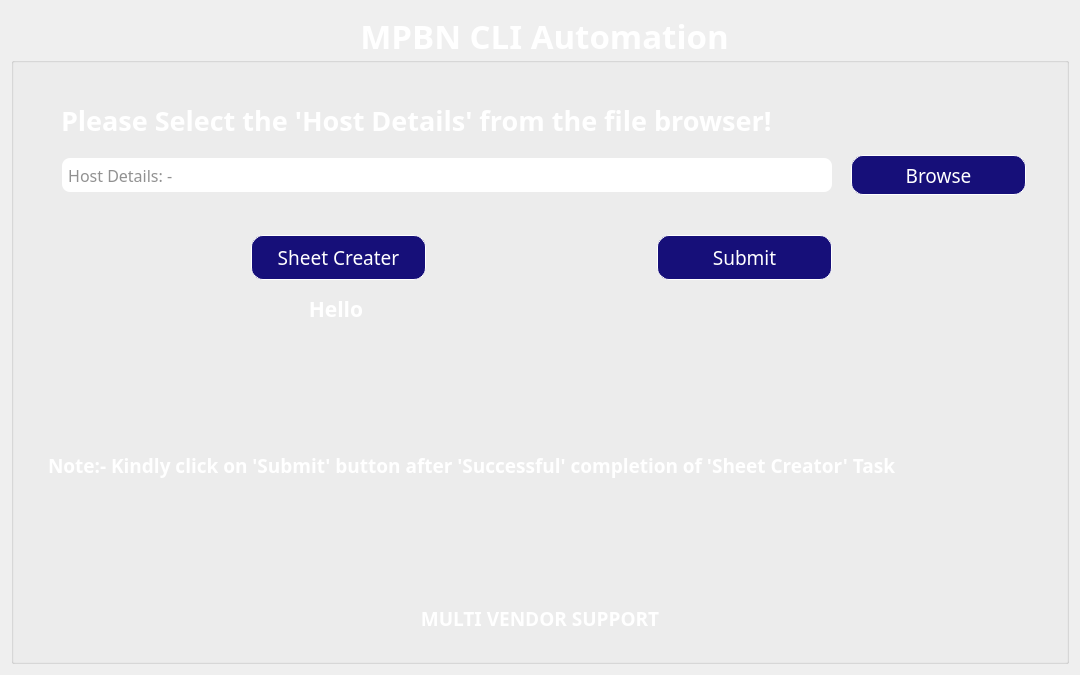
<?xml version="1.0" encoding="UTF-8"?>
<ui version="4.0">
 <class>CLI_automation_main_application_first_window</class>
 <widget class="QWidget" name="CLI_automation_main_application_first_window">
  <property name="geometry">
   <rect>
    <x>0</x>
    <y>0</y>
    <width>1080</width>
    <height>675</height>
   </rect>
  </property>
  <property name="minimumSize">
   <size>
    <width>1080</width>
    <height>675</height>
   </size>
  </property>
  <property name="maximumSize">
   <size>
    <width>1080</width>
    <height>675</height>
   </size>
  </property>
  <property name="baseSize">
   <size>
    <width>1080</width>
    <height>650</height>
   </size>
  </property>
  <property name="windowTitle">
   <string>CLI Automation</string>
  </property>
  <property name="windowIcon">
   <iconset resource="Application_GUI.qrc">
    <normaloff>:/Main_Application_window/ericsson-blue-icon-logo.ico</normaloff>:/Main_Application_window/ericsson-blue-icon-logo.ico</iconset>
  </property>
  <property name="styleSheet">
   <string notr="true">background-image: url(:/Main_Application_window/wp3610575-automation-wallpapers-1080x675-copy.png);</string>
  </property>
  <layout class="QGridLayout" name="gridLayout">
   <item row="0" column="0">
    <widget class="QGroupBox" name="groupBox">
     <property name="font">
      <font>
       <family>Ericsson Hilda</family>
       <pointsize>25</pointsize>
       <bold>true</bold>
      </font>
     </property>
     <property name="styleSheet">
      <string notr="true">background:transparent;
color:white;</string>
     </property>
     <property name="title">
      <string>MPBN CLI Automation</string>
     </property>
     <property name="alignment">
      <set>Qt::AlignCenter</set>
     </property>
     <layout class="QGridLayout" name="gridLayout_2">
      <item row="3" column="0">
       <widget class="QFrame" name="frame_2">
        <property name="frameShape">
         <enum>QFrame::StyledPanel</enum>
        </property>
        <property name="frameShadow">
         <enum>QFrame::Raised</enum>
        </property>
        <layout class="QGridLayout" name="gridLayout_4">
         <item row="1" column="0">
          <layout class="QHBoxLayout" name="horizontalLayout_3" stretch="0,0,0,0">
           <property name="sizeConstraint">
            <enum>QLayout::SetDefaultConstraint</enum>
           </property>
           <item>
            <widget class="QLabel" name="label_4">
             <property name="maximumSize">
              <size>
               <width>263</width>
               <height>62</height>
              </size>
             </property>
             <property name="styleSheet">
              <string notr="true">margin-left:20px;
padding-right:10px;</string>
             </property>
             <property name="text">
              <string/>
             </property>
             <property name="pixmap">
              <pixmap resource="Application_GUI.qrc">:/vendors_list/nokia-2023-seeklogo.com.png</pixmap>
             </property>
             <property name="scaledContents">
              <bool>true</bool>
             </property>
             <property name="alignment">
              <set>Qt::AlignCenter</set>
             </property>
            </widget>
           </item>
           <item>
            <widget class="QLabel" name="label">
             <property name="maximumSize">
              <size>
               <width>205</width>
               <height>120</height>
              </size>
             </property>
             <property name="baseSize">
              <size>
               <width>1</width>
               <height>3</height>
              </size>
             </property>
             <property name="styleSheet">
              <string notr="true">#label{
margin:10px;
padding-right:8px;
padding-left:12px;
}</string>
             </property>
             <property name="text">
              <string/>
             </property>
             <property name="pixmap">
              <pixmap resource="Application_GUI.qrc">:/vendors_list/cicso-systems-seeklogo.com.png</pixmap>
             </property>
             <property name="scaledContents">
              <bool>true</bool>
             </property>
             <property name="alignment">
              <set>Qt::AlignRight|Qt::AlignTop|Qt::AlignTrailing</set>
             </property>
            </widget>
           </item>
           <item>
            <widget class="QLabel" name="label_2">
             <property name="sizePolicy">
              <sizepolicy hsizetype="Ignored" vsizetype="Minimum">
               <horstretch>0</horstretch>
               <verstretch>0</verstretch>
              </sizepolicy>
             </property>
             <property name="maximumSize">
              <size>
               <width>193</width>
               <height>154</height>
              </size>
             </property>
             <property name="sizeIncrement">
              <size>
               <width>0</width>
               <height>116</height>
              </size>
             </property>
             <property name="styleSheet">
              <string notr="true">margin:0px;</string>
             </property>
             <property name="text">
              <string/>
             </property>
             <property name="pixmap">
              <pixmap resource="Application_GUI.qrc">:/vendors_list/huawei-1.png</pixmap>
             </property>
             <property name="scaledContents">
              <bool>true</bool>
             </property>
             <property name="alignment">
              <set>Qt::AlignCenter</set>
             </property>
             <property name="indent">
              <number>4</number>
             </property>
            </widget>
           </item>
           <item>
            <widget class="QLabel" name="label_3">
             <property name="maximumSize">
              <size>
               <width>331</width>
               <height>86</height>
              </size>
             </property>
             <property name="styleSheet">
              <string notr="true">margin-right:20px;</string>
             </property>
             <property name="text">
              <string/>
             </property>
             <property name="pixmap">
              <pixmap resource="Application_GUI.qrc">:/vendors_list/Ericsson-1.png</pixmap>
             </property>
             <property name="scaledContents">
              <bool>true</bool>
             </property>
             <property name="alignment">
              <set>Qt::AlignJustify|Qt::AlignVCenter</set>
             </property>
            </widget>
           </item>
          </layout>
         </item>
         <item row="2" column="0">
          <layout class="QVBoxLayout" name="verticalLayout">
           <item>
            <widget class="QLabel" name="label_5">
             <property name="font">
              <font>
               <family>Ericsson Hilda</family>
               <pointsize>14</pointsize>
               <bold>true</bold>
              </font>
             </property>
             <property name="text">
              <string>MULTI VENDOR SUPPORT</string>
             </property>
             <property name="alignment">
              <set>Qt::AlignCenter</set>
             </property>
            </widget>
           </item>
          </layout>
         </item>
        </layout>
       </widget>
      </item>
      <item row="1" column="0">
       <widget class="QFrame" name="frame">
        <property name="frameShape">
         <enum>QFrame::StyledPanel</enum>
        </property>
        <property name="frameShadow">
         <enum>QFrame::Raised</enum>
        </property>
        <layout class="QGridLayout" name="gridLayout_3">
         <item row="0" column="0">
          <layout class="QVBoxLayout" name="file_browser_verticalLayout">
           <item>
            <layout class="QVBoxLayout" name="selection_of_file_verticalLayout">
             <item>
              <widget class="QLabel" name="selection_of_file_label">
               <property name="font">
                <font>
                 <family>Ericsson Hilda</family>
                 <pointsize>20</pointsize>
                 <bold>true</bold>
                </font>
               </property>
               <property name="styleSheet">
                <string notr="true">#selection_of_file_label{
padding-top:20px;
padding-bottom: 10px;
margin-left:20px;
}</string>
               </property>
               <property name="text">
                <string>Please Select the 'Host Details' from the file browser!</string>
               </property>
               <property name="alignment">
                <set>Qt::AlignLeading|Qt::AlignLeft|Qt::AlignVCenter</set>
               </property>
              </widget>
             </item>
            </layout>
           </item>
           <item>
            <layout class="QHBoxLayout" name="file_browser_horizontalLayout">
             <property name="spacing">
              <number>0</number>
             </property>
             <property name="bottomMargin">
              <number>10</number>
             </property>
             <item>
              <widget class="QLineEdit" name="file_browser_path_lineEdit">
               <property name="sizePolicy">
                <sizepolicy hsizetype="Fixed" vsizetype="Fixed">
                 <horstretch>0</horstretch>
                 <verstretch>0</verstretch>
                </sizepolicy>
               </property>
               <property name="minimumSize">
                <size>
                 <width>780</width>
                 <height>22</height>
                </size>
               </property>
               <property name="maximumSize">
                <size>
                 <width>16777215</width>
                 <height>34</height>
                </size>
               </property>
               <property name="font">
                <font>
                 <family>Ericsson Hilda</family>
                 <pointsize>12</pointsize>
                </font>
               </property>
               <property name="styleSheet">
                <string notr="true">#file_browser_path_lineEdit{border-radius:8px;
background-color:white;
margin-left:10px;
	color: rgb(35, 35, 35);
height:28px;}</string>
               </property>
               <property name="text">
                <string/>
               </property>
               <property name="readOnly">
                <bool>true</bool>
               </property>
               <property name="placeholderText">
                <string> Host Details: - </string>
               </property>
              </widget>
             </item>
             <item>
              <widget class="QPushButton" name="file_browser_pushButton">
               <property name="sizePolicy">
                <sizepolicy hsizetype="Minimum" vsizetype="Maximum">
                 <horstretch>0</horstretch>
                 <verstretch>0</verstretch>
                </sizepolicy>
               </property>
               <property name="minimumSize">
                <size>
                 <width>175</width>
                 <height>40</height>
                </size>
               </property>
               <property name="maximumSize">
                <size>
                 <width>175</width>
                 <height>40</height>
                </size>
               </property>
               <property name="baseSize">
                <size>
                 <width>210</width>
                 <height>0</height>
                </size>
               </property>
               <property name="font">
                <font>
                 <family>Ericsson Hilda</family>
                 <pointsize>14</pointsize>
                </font>
               </property>
               <property name="layoutDirection">
                <enum>Qt::LeftToRight</enum>
               </property>
               <property name="styleSheet">
                <string notr="true">#file_browser_pushButton{
color:white;
background:solid;
background-color: rgb(22, 15, 121);
padding:2px;
border:1px solid;
border-color: white;
border-radius:12px;
}

#file_browser_pushButton:hover{
background-color:rgb(255,255,255);
border:1px solid;
border-color:rgb(22, 15,121 );
color:rgb(22, 15, 121);
	font: 700 14pt &quot;Ericsson Hilda&quot;;
}

#file_browser_pushButton:pressed{
background-color:rgb(220, 220, 220);
border:1px solid;
border-color:rgb(15, 13, 125);
color:rgb(22, 15, 121);
	font: 800 14pt &quot;Ericsson Hilda&quot;;
}</string>
               </property>
               <property name="text">
                <string>Browse</string>
               </property>
               <property name="iconSize">
                <size>
                 <width>210</width>
                 <height>40</height>
                </size>
               </property>
               <property name="autoDefault">
                <bool>true</bool>
               </property>
              </widget>
             </item>
            </layout>
           </item>
           <item>
            <spacer name="verticalSpacer">
             <property name="orientation">
              <enum>Qt::Vertical</enum>
             </property>
             <property name="sizeType">
              <enum>QSizePolicy::Fixed</enum>
             </property>
             <property name="sizeHint" stdset="0">
              <size>
               <width>40</width>
               <height>22</height>
              </size>
             </property>
            </spacer>
           </item>
          </layout>
         </item>
         <item row="2" column="0">
          <layout class="QVBoxLayout" name="sheet_creator_verticalLayout">
           <item>
            <layout class="QHBoxLayout" name="horizontalLayout">
             <item>
              <spacer name="horizontalSpacer_3">
               <property name="orientation">
                <enum>Qt::Horizontal</enum>
               </property>
               <property name="sizeHint" stdset="0">
                <size>
                 <width>40</width>
                 <height>20</height>
                </size>
               </property>
              </spacer>
             </item>
             <item>
              <widget class="QPushButton" name="sheet_creator_pushButton">
               <property name="sizePolicy">
                <sizepolicy hsizetype="Fixed" vsizetype="Fixed">
                 <horstretch>0</horstretch>
                 <verstretch>0</verstretch>
                </sizepolicy>
               </property>
               <property name="minimumSize">
                <size>
                 <width>175</width>
                 <height>0</height>
                </size>
               </property>
               <property name="maximumSize">
                <size>
                 <width>175</width>
                 <height>45</height>
                </size>
               </property>
               <property name="font">
                <font>
                 <family>Ericsson Hilda</family>
                 <pointsize>14</pointsize>
                </font>
               </property>
               <property name="styleSheet">
                <string notr="true">#sheet_creator_pushButton{
color:white;
background:solid;
background-color: rgb(22, 15, 121);
padding:2px;
border:1px solid;
border-color: white;
border-radius:12px;
}

#sheet_creator_pushButton:hover{
background-color:rgb(255,255,255);
border:1px solid;
border-color:rgb(22, 15,121 );
color:rgb(22, 15, 121);
	font: 700 14pt &quot;Ericsson Hilda&quot;;
}

#sheet_creator_pushButton:pressed{
background-color:rgb(220, 220, 220);
border:1px solid;
border-color:rgb(15, 13, 125);
color:rgb(22, 15, 121);
	font: 800 14pt &quot;Ericsson Hilda&quot;;
}</string>
               </property>
               <property name="text">
                <string>Sheet Creater</string>
               </property>
               <property name="checkable">
                <bool>true</bool>
               </property>
              </widget>
             </item>
             <item>
              <spacer name="horizontalSpacer_5">
               <property name="orientation">
                <enum>Qt::Horizontal</enum>
               </property>
               <property name="sizeType">
                <enum>QSizePolicy::Fixed</enum>
               </property>
               <property name="sizeHint" stdset="0">
                <size>
                 <width>225</width>
                 <height>50</height>
                </size>
               </property>
              </spacer>
             </item>
             <item>
              <widget class="QPushButton" name="submit_button_pushButton">
               <property name="sizePolicy">
                <sizepolicy hsizetype="Minimum" vsizetype="Minimum">
                 <horstretch>0</horstretch>
                 <verstretch>0</verstretch>
                </sizepolicy>
               </property>
               <property name="minimumSize">
                <size>
                 <width>175</width>
                 <height>0</height>
                </size>
               </property>
               <property name="maximumSize">
                <size>
                 <width>305</width>
                 <height>45</height>
                </size>
               </property>
               <property name="font">
                <font>
                 <family>Ericsson Hilda</family>
                 <pointsize>14</pointsize>
                </font>
               </property>
               <property name="layoutDirection">
                <enum>Qt::LeftToRight</enum>
               </property>
               <property name="autoFillBackground">
                <bool>false</bool>
               </property>
               <property name="styleSheet">
                <string notr="true">#submit_button_pushButton{
color:white;
background:solid;
background-color: rgb(22, 15, 121);
padding:2px;
border:1px solid;
border-color: white;
border-radius:12px;
}

#submit_button_pushButton:hover{
background-color:rgb(255,255,255);
border:1px solid;
border-color:rgb(22, 15,121 );
color:rgb(22, 15, 121);
	font: 700 14pt &quot;Ericsson Hilda&quot;;
}

#submit_button_pushButton:pressed{
background-color:rgb(220, 220, 220);
border:1px solid;
border-color:rgb(15, 13, 125);
color:rgb(22, 15, 121);
	font: 800 14pt &quot;Ericsson Hilda&quot;;
}</string>
               </property>
               <property name="text">
                <string>Submit</string>
               </property>
               <property name="autoDefault">
                <bool>true</bool>
               </property>
              </widget>
             </item>
             <item>
              <spacer name="horizontalSpacer_4">
               <property name="orientation">
                <enum>Qt::Horizontal</enum>
               </property>
               <property name="sizeType">
                <enum>QSizePolicy::Fixed</enum>
               </property>
               <property name="sizeHint" stdset="0">
                <size>
                 <width>215</width>
                 <height>20</height>
                </size>
               </property>
              </spacer>
             </item>
            </layout>
           </item>
           <item>
            <layout class="QHBoxLayout" name="horizontalLayout_2">
             <item>
              <spacer name="horizontalSpacer_2">
               <property name="orientation">
                <enum>Qt::Horizontal</enum>
               </property>
               <property name="sizeType">
                <enum>QSizePolicy::Fixed</enum>
               </property>
               <property name="sizeHint" stdset="0">
                <size>
                 <width>183</width>
                 <height>20</height>
                </size>
               </property>
              </spacer>
             </item>
             <item>
              <widget class="QLabel" name="sheet_creator_status_label">
               <property name="sizePolicy">
                <sizepolicy hsizetype="Preferred" vsizetype="Preferred">
                 <horstretch>0</horstretch>
                 <verstretch>0</verstretch>
                </sizepolicy>
               </property>
               <property name="minimumSize">
                <size>
                 <width>200</width>
                 <height>100</height>
                </size>
               </property>
               <property name="maximumSize">
                <size>
                 <width>200</width>
                 <height>100</height>
                </size>
               </property>
               <property name="font">
                <font>
                 <family>Ericsson Hilda</family>
                 <pointsize>16</pointsize>
                 <italic>false</italic>
                 <bold>true</bold>
                </font>
               </property>
               <property name="styleSheet">
                <string notr="true">#sheet_creator_status_label{
padding-bottom:30px;
margin-bottom:30px;
	font: 700 16pt &quot;Ericsson Hilda&quot;;

}</string>
               </property>
               <property name="text">
                <string>Hello</string>
               </property>
               <property name="alignment">
                <set>Qt::AlignCenter</set>
               </property>
              </widget>
             </item>
             <item>
              <spacer name="horizontalSpacer">
               <property name="orientation">
                <enum>Qt::Horizontal</enum>
               </property>
               <property name="sizeType">
                <enum>QSizePolicy::Fixed</enum>
               </property>
               <property name="sizeHint" stdset="0">
                <size>
                 <width>590</width>
                 <height>20</height>
                </size>
               </property>
              </spacer>
             </item>
            </layout>
           </item>
          </layout>
         </item>
        </layout>
       </widget>
      </item>
      <item row="2" column="0">
       <layout class="QHBoxLayout" name="horizontalLayout_4">
        <item>
         <widget class="QLabel" name="label_6">
          <property name="font">
           <font>
            <family>Ericsson Hilda</family>
            <pointsize>14</pointsize>
            <bold>true</bold>
           </font>
          </property>
          <property name="styleSheet">
           <string notr="true">#label_6{
margin-left:20px;
}</string>
          </property>
          <property name="text">
           <string>Note:- Kindly click on 'Submit' button after 'Successful' completion of 'Sheet Creator' Task</string>
          </property>
         </widget>
        </item>
       </layout>
      </item>
     </layout>
    </widget>
   </item>
  </layout>
 </widget>
 <tabstops>
  <tabstop>file_browser_pushButton</tabstop>
  <tabstop>sheet_creator_pushButton</tabstop>
  <tabstop>submit_button_pushButton</tabstop>
  <tabstop>file_browser_path_lineEdit</tabstop>
 </tabstops>
 <resources>
  <include location="Application_GUI.qrc"/>
 </resources>
 <connections/>
</ui>
